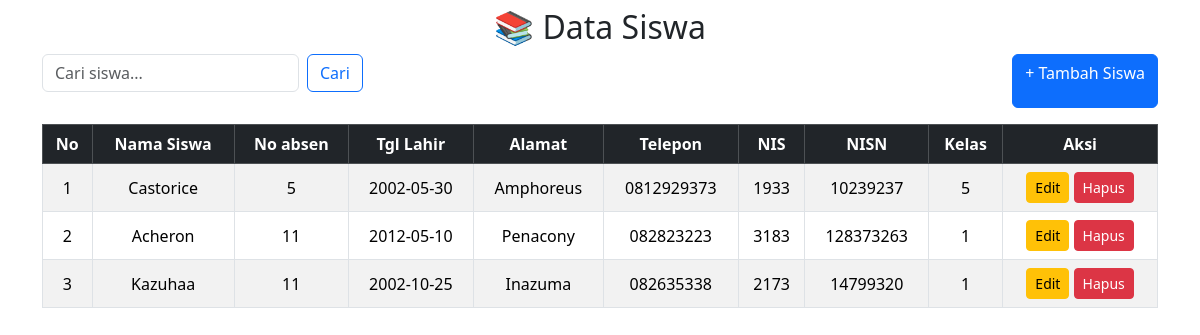
The app's page /admin/siswa.php with its own data.
### tables this page shows
CREATE TABLE `siswa` (
  `id_siswa` int NOT NULL,
  `nama_siswa` varchar(100) NOT NULL,
  `no_absen` int NOT NULL,
  `tgl_lahir` date NOT NULL,
  `alamat` text NOT NULL,
  `telp` varchar(15) NOT NULL,
  `nis` int NOT NULL,
  `nisn` varchar(15) NOT NULL,
  `id_kelas` int NOT NULL
);

CREATE TABLE `kelas` (
  `id_kelas` int NOT NULL,
  `nama_kelas` varchar(100) NOT NULL,
  `id_guru` int NOT NULL,
  `id_jurusan` int NOT NULL
);

### admin/siswa.php (the view, shortened to what this page needs)
<?php
include "koneksi.php";
$cari = "";
if (isset($_GET['cari']) && $_GET['cari'] != "") {
    $cari = $_GET['cari'];
    $result = mysqli_query($koneksi, "SELECT * FROM siswa,kelas
                                      WHERE siswa.id_kelas=kelas.id_kelas
                                      AND nama_siswa LIKE '%$cari%'
                                      ORDER BY id_siswa DESC");
} else {
    $result = mysqli_query($koneksi, "SELECT * FROM siswa,kelas
     WHERE siswa.id_kelas=kelas.id_kelas
     ORDER BY id_siswa DESC");
}
?>
<link href="https://cdn.jsdelivr.net/npm/bootstrap@5.3.3/dist/css/bootstrap.min.css" rel="stylesheet">
<div class="container mt-2">
    <h2 class="mb-2 text-center">📚 Data Siswa</h2>
    <div class="d-flex justify-content-between mb-3">
        <form class="d-flex" method="get" action="">
            <input class="form-control me-2" type="search" name="cari" placeholder="Cari siswa..." value="<?= htmlspecialchars($cari) ?>">
            <button class="btn btn-outline-primary" type="submit">Cari</button>
        </form>
        <a href="siswa_tambah.php" class="btn btn-primary">+ Tambah Siswa</a>
    </div>
    <div class="table-responsive">
        <table class="table table-bordered table-striped table-hover align-middle text-center">
            <thead class="table-dark">
                <tr>
                    <th>No</th>
                    <th>Nama Siswa</th>
                    <th>No absen</th>
                    <th>Tgl Lahir</th>
                    <th>Alamat</th>
                    <th>Telepon</th>
                    <th>NIS</th>
                    <th>NISN</th>
                    <th>Kelas</th>
                    <th>Aksi</th>
                </tr>
            </thead>
            <tbody>
            <?php
            $no = 1;
            if (mysqli_num_rows($result) > 0) {
                while ($row = mysqli_fetch_assoc($result)) { ?>
                    <tr>
                        <td><?= $no++ ?></td>
                        <td><?= $row['nama_siswa'] ?></td>
                        <td><?= $row['no_absen'] ?></td>
                        <td><?= $row['tgl_lahir'] ?></td>
                        <td><?= $row['alamat'] ?></td>
                        <td><?= $row['telp'] ?></td>
                        <td><?= $row['nis'] ?></td>
                        <td><?= $row['nisn'] ?></td>
                        <td><?= $row['id_kelas'] ?></td>
                        <td>
                            <a href="siswa_edit.php?id=<?= $row['id_siswa'] ?>" class="btn btn-sm btn-warning">Edit</a>
                            <a href="siswa_hapus.php?id=<?= $row['id_siswa'] ?>"
                               class="btn btn-sm btn-danger"
                               onclick="return confirm('Yakin ingin menghapus siswa ini?')">Hapus</a>
                        </td>
                    </tr>
            <?php }
            } else { ?>
                <tr>
                    <td colspan="9" class="text-center text-muted">⚠ Data tidak ditemukan</td>
                </tr>
            <?php } ?>
            </tbody>
        </table>
    </div>
</div>

### records on screen
siswa: nama_siswa "Castorice", no_absen "5", tgl_lahir "2002-05-30", alamat "Amphoreus", telp "0812929373", nis "1933", nisn "10239237", id_kelas.id_kelas "5"
siswa: nama_siswa "Acheron", no_absen "11", tgl_lahir "2012-05-10", alamat "Penacony", telp "082823223", nis "3183", nisn "128373263", id_kelas.id_kelas "1"
siswa: nama_siswa "Kazuhaa", no_absen "11", tgl_lahir "2002-10-25", alamat "Inazuma", telp "082635338", nis "2173", nisn "14799320", id_kelas.id_kelas "1"
